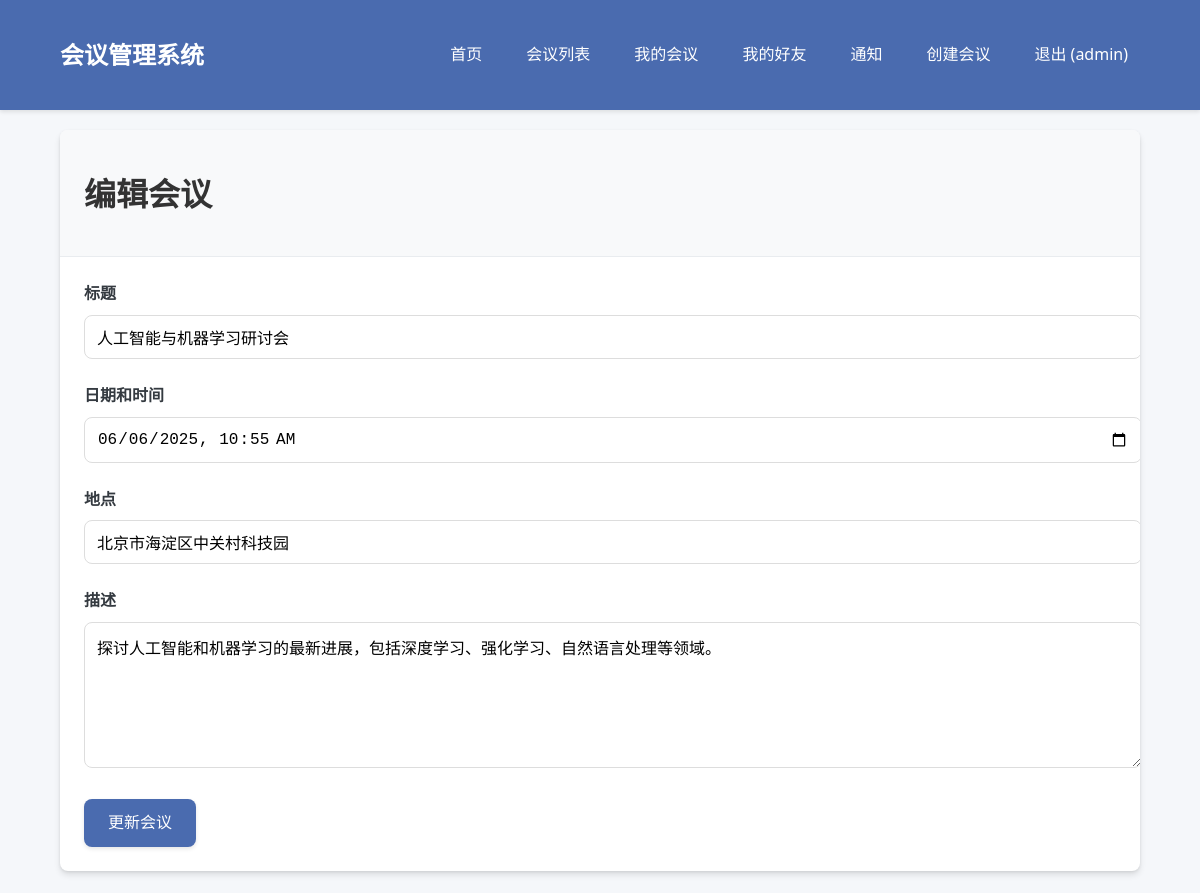
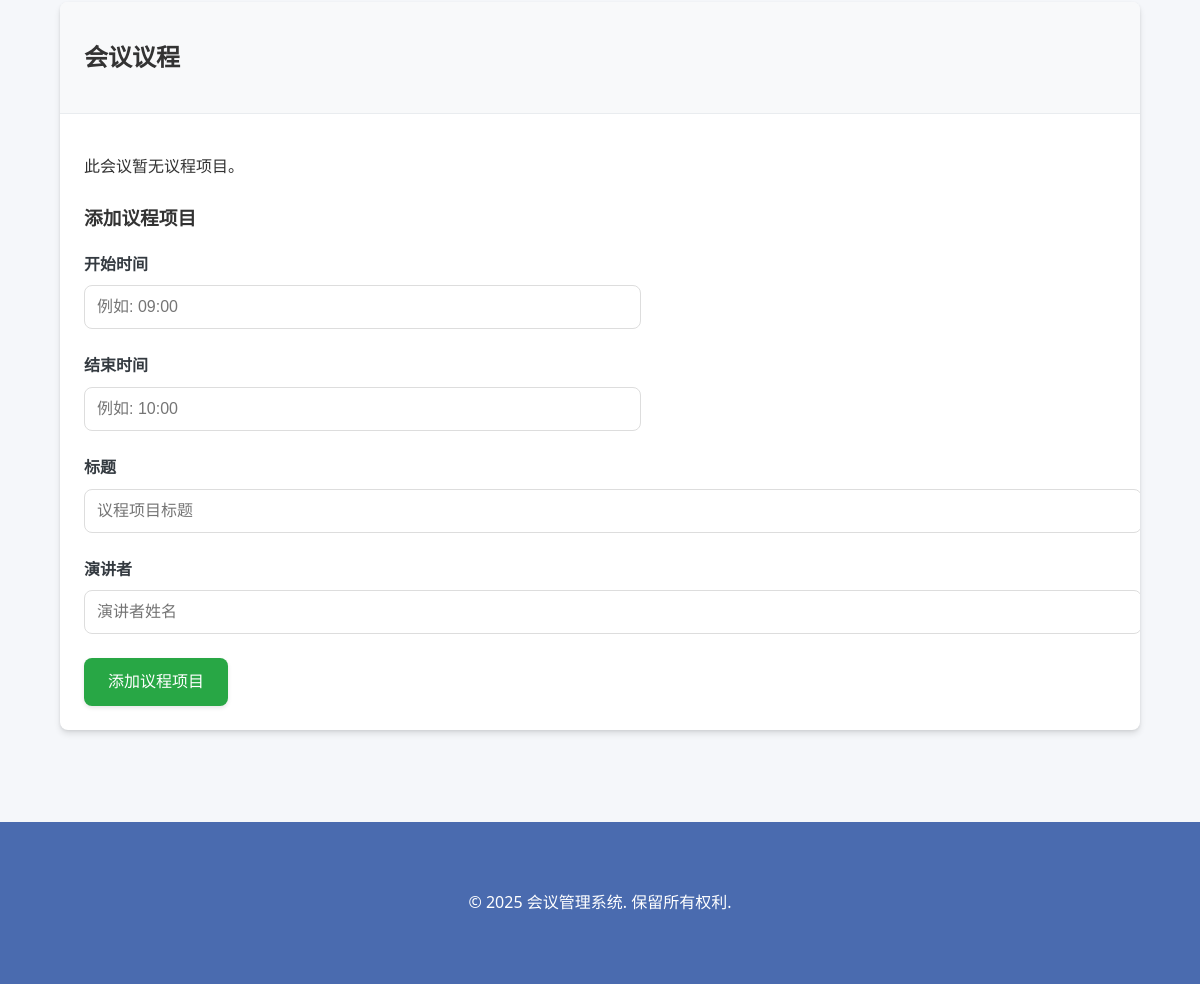
The page /api/conferences/3/edit (signed in) on the database its author committed (2 pictures, top to bottom).
### app/database.py (models this page shows)
class User(Base):
    __tablename__ = "users"  # 数据库表名
    id = Column(Integer, primary_key=True, index=True)  # 用户ID，主键
    username = Column(String, unique=True, index=True)  # 用户名，唯一
    email = Column(String, unique=True, index=True)  # 电子邮箱，唯一
    hashed_password = Column(String)  # 哈希后的密码
    is_admin = Column(Boolean, default=False)  # 是否为管理员
    created_at = Column(DateTime, default=datetime.utcnow)  # 创建时间
    conferences = relationship("Conference", back_populates="creator")  # 用户创建的会议
    registrations = relationship("Registration", back_populates="user")  # 用户参加的会议
    sent_friendships = relationship("Friendship", foreign_keys="Friendship.user_id", back_populates="user")  # 发起的好友关系
    received_friendships = relationship("Friendship", foreign_keys="Friendship.friend_id", back_populates="friend")  # 接收的好友关系
    notifications = relationship("Notification", foreign_keys="Notification.user_id", back_populates="user")  # 用户的通知

class Conference(Base):
    __tablename__ = "conferences"  # 数据库表名
    id = Column(Integer, primary_key=True, index=True)  # 会议ID，主键
    title = Column(String, index=True)  # 会议标题
    description = Column(Text)  # 会议描述
    date = Column(DateTime)  # 会议日期
    location = Column(String)  # 会议地点
    created_at = Column(DateTime, default=datetime.utcnow)  # 创建时间
    creator_id = Column(Integer, ForeignKey("users.id"))  # 创建者ID，外键
    creator = relationship("User", back_populates="conferences")  # 会议创建者
    agenda_items = relationship("AgendaItem", back_populates="conference", cascade="all, delete-orphan")  # 会议议程项
    registrations = relationship("Registration", back_populates="conference", cascade="all, delete-orphan")  # 会议参与者

### app/routers/conferences.py (the view)
@router.get("/{conference_id}/edit", response_class=HTMLResponse)
async def edit_conference_page(
    request: Request,
    conference_id: int,
    db: Session = Depends(get_db),
    current_user: User = Depends(get_current_admin_user),
):
    conference = conference_crud.get_conference(db, conference_id=conference_id)
    if not conference:
        raise HTTPException(status_code=404, detail="未找到会议")
    if conference.creator_id != current_user.id:
        raise HTTPException(status_code=403, detail="您无权编辑此会议")
    agenda_items = conference_crud.get_agenda_items(db, conference_id=conference_id)
    return templates.TemplateResponse(
        "conferences/edit.html",
        {
            "request": request,
            "conference": conference,
            "agenda_items": agenda_items,
            "current_user": current_user,
        },
    )

### app/templates/conferences/edit.html (shortened to what this page needs)
{% extends "base.html" %}
{% block content %}
<div class="card">
    <div class="card-header">
        <h1>编辑会议</h1>
    </div>
    <div class="card-body">
        <form method="post" action="{{ url_for('edit_conference', conference_id=conference.id) }}">
            <div class="form-group">
                <label for="title">标题</label>
                <input type="text" id="title" name="title" class="form-control" value="{{ conference.title }}" required>
            </div>
            <div class="form-group">
                <label for="date">日期和时间</label>
                <input type="datetime-local" id="date" name="date" class="form-control" value="{{ conference.date.strftime('%Y-%m-%dT%H:%M') }}" required>
            </div>
            <div class="form-group">
                <label for="location">地点</label>
                <input type="text" id="location" name="location" class="form-control" value="{{ conference.location }}" required>
            </div>
            <div class="form-group">
                <label for="description">描述</label>
                <textarea id="description" name="description" class="form-control" rows="5" required>{{ conference.description }}</textarea>
            </div>
            <button type="submit" class="btn btn-primary">更新会议</button>
        </form>
    </div>
</div>
<div class="card mt-4">
    <div class="card-header">
        <h2>会议议程</h2>
    </div>
    <div class="card-body">
        {% if agenda_items %}
            <table class="table">
                <thead>
                    <tr>
                        <th>时间</th>
                        <th>标题</th>
                        <th>演讲者</th>
                        <th>操作</th>
                    </tr>
                </thead>
                <tbody>
                    {% for item in agenda_items %}
                        <tr>
                            <td>{{ item.start_time }} - {{ item.end_time }}</td>
                            <td>{{ item.title }}</td>
                            <td>{{ item.speaker }}</td>
                            <td>
                                <a href="{{ url_for('delete_agenda_item', conference_id=conference.id, agenda_item_id=item.id) }}" class="btn btn-sm btn-danger delete-btn" data-confirm-message="确定要删除此议程项目吗？">删除</a>
                            </td>
                        </tr>
                    {% endfor %}
                </tbody>
            </table>
        {% else %}
            <p>此会议暂无议程项目。</p>
        {% endif %}
        <h3 class="mt-4">添加议程项目</h3>
        <form method="post" action="{{ url_for('add_agenda_item', conference_id=conference.id) }}">
            <div class="row">
                <div class="col-md-6">
                    <div class="form-group">
                        <label for="start_time">开始时间</label>
                        <input type="text" id="start_time" name="start_time" class="form-control" placeholder="例如: 09:00" required>
                    </div>
                </div>
                <div class="col-md-6">
                    <div class="form-group">
                        <label for="end_time">结束时间</label>
                        <input type="text" id="end_time" name="end_time" class="form-control" placeholder="例如: 10:00" required>
                    </div>
                </div>
            </div>
            <div class="form-group">
                <label for="title">标题</label>
                <input type="text" id="title" name="title" class="form-control" placeholder="议程项目标题" required>
            </div>
            <div class="form-group">
                <label for="speaker">演讲者</label>
                <input type="text" id="speaker" name="speaker" class="form-control" placeholder="演讲者姓名" required>
            </div>
            <button type="submit" class="btn btn-success">添加议程项目</button>
        </form>
    </div>
</div>
{% endblock %}

### app/templates/base.html (shortened to what this page needs)
<!DOCTYPE html>
<html lang="zh-CN">
<head>
    <link rel="stylesheet" href="{{ url_for('static', path='/css/styles.css') }}">
</head>
<body>
    <header>
        <div class="container">
            <a href="/" class="logo">会议管理系统</a>
            <nav>
                <ul>
                    <li><a href="/">首页</a></li>
                    <li><a href="/api/conferences/">会议列表</a></li>
                    {% if current_user %}
                        <li><a href="/api/my-conferences/">我的会议</a></li>
                        <li><a href="/api/friends/">我的好友</a></li>
                        <li>
                            <a href="/api/notifications/">
                                通知
                            </a>
                        </li>
                        {% if current_user.is_admin %}
                            <li><a href="/api/conferences/create">创建会议</a></li>
                        {% endif %}
                        <li><a href="/api/auth/logout">退出 ({{ current_user.username }})</a></li>
                    {% else %}
                        <li><a href="/api/auth/login">登录</a></li>
                        <li><a href="/api/auth/register">注册账号</a></li>
                    {% endif %}
                </ul>
            </nav>
        </div>
    </header>
    <main class="container">
        {% block content %}{% endblock %}
    </main>
    <footer>
        <div class="container">
            <p>&copy; 2025 会议管理系统. 保留所有权利.</p>
        </div>
    </footer>
</body>
</html>

### app/static/css/styles.css (style rules this page uses)
:root { --primary-color: #4a6baf; --primary-hover: #3a5a9f; --secondary-color: #6c757d; --success-color: #28a745; --danger-color: #dc3545; --warning-color: #ffc107; --info-color: #17a2b8; --light-color: #f8f9fa; --dark-color: #343a40; --body-bg: #f5f7fa; --card-shadow: 0 4px 6px rgba(0, 0, 0, 0.1), 0 1px 3px rgba(0, 0, 0, 0.08); --transition-speed: 0.3s; --border-radius: 0.5rem; }
body { font-family: 'Segoe UI', Tahoma, Geneva, Verdana, sans-serif; line-height: 1.6; margin: 0; padding: 0; color: #333; background-color: var(--body-bg); transition: background-color var(--transition-speed); }
.container { width: 90%; max-width: 1200px; margin: 0 auto; padding: 20px; }
header { background-color: var(--primary-color); color: #fff; padding: 1rem 0; box-shadow: 0 2px 4px rgba(0, 0, 0, 0.1); position: sticky; top: 0; z-index: 1000; }
header .container { display: flex; justify-content: space-between; align-items: center; }
.logo { font-size: 1.5rem; font-weight: bold; text-decoration: none; color: #fff; transition: transform var(--transition-speed); }
nav ul { display: flex; list-style: none; margin: 0; padding: 0; }
nav ul li { margin-left: 20px; position: relative; }
nav ul li a { color: #fff; text-decoration: none; transition: all var(--transition-speed); padding: 0.5rem 0.75rem; border-radius: var(--border-radius); }
.form-group { margin-bottom: 1.5rem; }
label { display: block; margin-bottom: 0.5rem; font-weight: 600; color: var(--dark-color); }
input[type="text"], input[type="email"], input[type="password"], input[type="datetime-local"], textarea, select { width: 100%; padding: 0.75rem; border: 1px solid #ddd; border-radius: var(--border-radius); font-size: 1rem; transition: border-color var(--transition-speed), box-shadow var(--transition-speed); background-color: #fff; }
textarea { min-height: 120px; resize: vertical; }
.btn { display: inline-block; font-weight: 500; text-align: center; white-space: nowrap; vertical-align: middle; user-select: none; border: none; padding: 0.75rem 1.5rem; font-size: 1rem; line-height: 1.5; border-radius: var(--border-radius); transition: all var(--transition-speed); cursor: pointer; text-decoration: none; box-shadow: 0 2px 4px rgba(0, 0, 0, 0.1); }
.btn-primary { color: #fff; background-color: var(--primary-color); }
.btn-success { color: #fff; background-color: var(--success-color); }
.card { background-color: #fff; border-radius: var(--border-radius); box-shadow: var(--card-shadow); margin-bottom: 1.5rem; overflow: hidden; transition: transform var(--transition-speed), box-shadow var(--transition-speed); }
.card-header { padding: 1rem 1.5rem; background-color: #f8f9fa; border-bottom: 1px solid #e9ecef; font-weight: 600; }
.card-body { padding: 1.5rem; }
footer { background-color: var(--primary-color); color: #fff; padding: 2rem 0; margin-top: 3rem; text-align: center; }
.row { display: flex; flex-wrap: wrap; margin-right: -15px; margin-left: -15px; }
.col-md-6 { flex: 0 0 50%; max-width: 50%; padding-right: 15px; padding-left: 15px; }
.mt-4 { margin-top: 1.5rem; }

### rows shown on the page
User: username "admin"
Conference: title "人工智能与机器学习研讨会", date "06/06/2025 10:55", location "北京市海淀区中关村科技园", description "探讨人工智能和机器学习的最新进展，包括深度学习、强化学习、自然语言处理等领域。"
